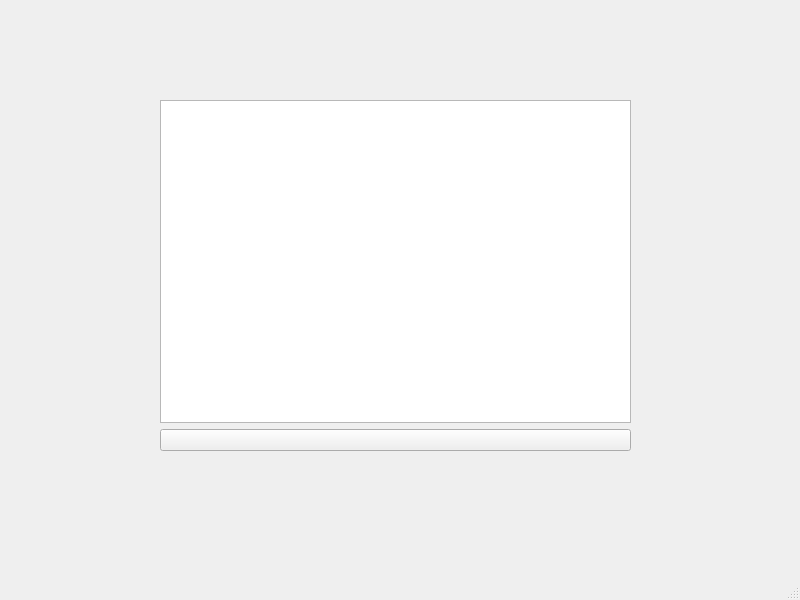
<?xml version="1.0" encoding="UTF-8"?>
<ui version="4.0">
 <class>MainWindow</class>
 <widget class="QMainWindow" name="MainWindow">
  <property name="geometry">
   <rect>
    <x>0</x>
    <y>0</y>
    <width>800</width>
    <height>600</height>
   </rect>
  </property>
  <property name="windowTitle">
   <string>MainWindow</string>
  </property>
  <widget class="QWidget" name="centralwidget">
   <widget class="QWidget" name="">
    <property name="geometry">
     <rect>
      <x>160</x>
      <y>100</y>
      <width>471</width>
      <height>351</height>
     </rect>
    </property>
    <layout class="QVBoxLayout" name="verticalLayout">
     <item>
      <widget class="QTextBrowser" name="textBrowser"/>
     </item>
     <item>
      <widget class="QPushButton" name="pushButton_1">
       <property name="text">
        <string/>
       </property>
      </widget>
     </item>
    </layout>
   </widget>
  </widget>
  <widget class="QMenuBar" name="menubar">
   <property name="geometry">
    <rect>
     <x>0</x>
     <y>0</y>
     <width>800</width>
     <height>26</height>
    </rect>
   </property>
  </widget>
  <widget class="QStatusBar" name="statusbar"/>
 </widget>
 <resources/>
 <connections/>
</ui>
